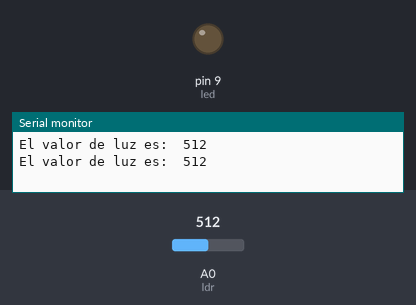
This sketch was run on a simulated Arduino Uno, built with avr-gcc and run on an emulated ATmega328P. On the bench: output pins drawn as LEDs (lit = HIGH), the last lines printed to the serial monitor. Inputs (shaded band) come from the test bench; at power-on: A0 (ldr) = 512.

Above: at 1.8 s.
1.9 s: A0 (ldr) set to 20
At 4.0 s:
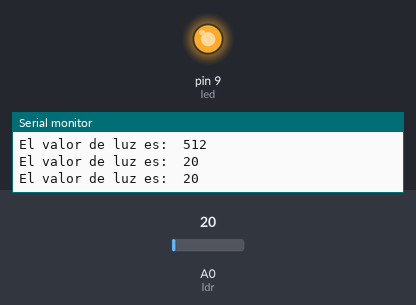
4.5 s: A0 (ldr) set to 40
At 6.3 s:
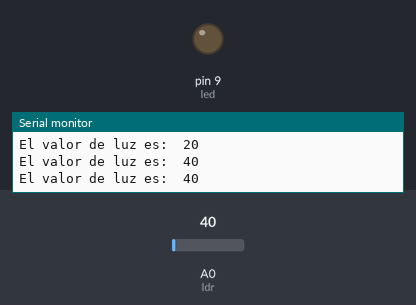
7.5 s: A0 (ldr) set to 0
At 9.9 s:
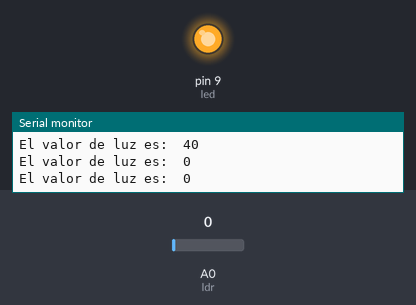
Timing chart, 0 to 11.4 s (numbered marks = the images above; inputs shaded):
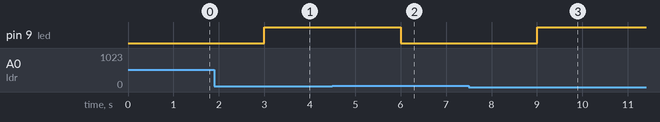

Measured:
- after the input at 1.9 s, pin 9 (led): LOW → HIGH after 1.1 s
- after the input at 4.5 s, pin 9 (led): HIGH → LOW after 1.5 s
- after the input at 7.5 s, pin 9 (led): LOW → HIGH after 1.5 s

The sketch:

Ejemplo3.ino
```cpp
// ACM Taller Arduino 8-Mayo-2014
//Ejemplo3


int led = 9;
int ldr = 0;
int luz = 0;

void setup()
{
//  pinMode(led,OUTPUT);
  Serial.begin(9600); //Inicio de puerto serie a 9600bps
}

void loop()
{
  luz=analogRead(ldr);
  monitorizar();
  if (luz <= 30) analogWrite(led,255);
  if (luz >= 30) analogWrite (led,0);
}


void monitorizar()
{
  Serial.print("El valor de luz es:  ");
  Serial.println(luz);
  delay(1000);
}
```
